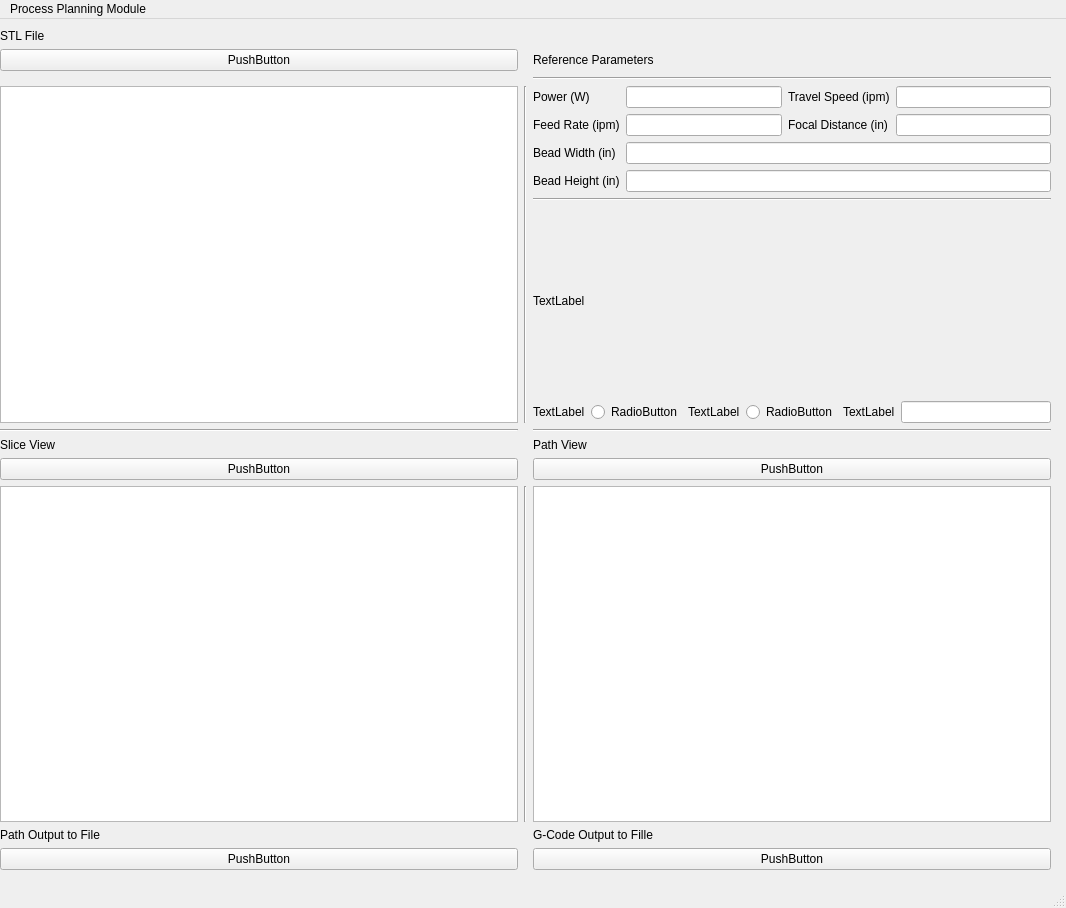
<?xml version="1.0" encoding="UTF-8"?>
<ui version="4.0">
 <class>MainWindow</class>
 <widget class="QMainWindow" name="MainWindow">
  <property name="geometry">
   <rect>
    <x>0</x>
    <y>0</y>
    <width>1066</width>
    <height>908</height>
   </rect>
  </property>
  <property name="windowTitle">
   <string>MainWindow</string>
  </property>
  <widget class="QWidget" name="centralwidget">
   <widget class="QWidget" name="gridLayoutWidget">
    <property name="geometry">
     <rect>
      <x>0</x>
      <y>10</y>
      <width>1051</width>
      <height>841</height>
     </rect>
    </property>
    <layout class="QGridLayout" name="gridLayout">
     <item row="7" column="0">
      <widget class="QGraphicsView" name="graphicsView"/>
     </item>
     <item row="5" column="0">
      <widget class="QLabel" name="label_5">
       <property name="text">
        <string>Slice View</string>
       </property>
      </widget>
     </item>
     <item row="3" column="0">
      <widget class="QGraphicsView" name="graphicsView_3"/>
     </item>
     <item row="0" column="0">
      <widget class="QLabel" name="label_4">
       <property name="text">
        <string>STL File</string>
       </property>
      </widget>
     </item>
     <item row="6" column="2">
      <widget class="QPushButton" name="pushButton_4">
       <property name="text">
        <string>PushButton</string>
       </property>
      </widget>
     </item>
     <item row="7" column="1">
      <widget class="Line" name="line_4">
       <property name="orientation">
        <enum>Qt::Vertical</enum>
       </property>
      </widget>
     </item>
     <item row="4" column="0">
      <widget class="Line" name="line_2">
       <property name="orientation">
        <enum>Qt::Horizontal</enum>
       </property>
      </widget>
     </item>
     <item row="7" column="2">
      <widget class="QGraphicsView" name="graphicsView_2"/>
     </item>
     <item row="6" column="0">
      <widget class="QPushButton" name="pushButton_3">
       <property name="text">
        <string>PushButton</string>
       </property>
      </widget>
     </item>
     <item row="5" column="2">
      <widget class="QLabel" name="label_6">
       <property name="text">
        <string>Path View</string>
       </property>
      </widget>
     </item>
     <item row="3" column="1">
      <widget class="Line" name="line_3">
       <property name="orientation">
        <enum>Qt::Vertical</enum>
       </property>
      </widget>
     </item>
     <item row="4" column="2">
      <widget class="Line" name="line">
       <property name="orientation">
        <enum>Qt::Horizontal</enum>
       </property>
      </widget>
     </item>
     <item row="2" column="2">
      <widget class="Line" name="line_5">
       <property name="orientation">
        <enum>Qt::Horizontal</enum>
       </property>
      </widget>
     </item>
     <item row="1" column="0">
      <widget class="QPushButton" name="pushButton">
       <property name="text">
        <string>PushButton</string>
       </property>
      </widget>
     </item>
     <item row="8" column="0">
      <widget class="QLabel" name="label_8">
       <property name="text">
        <string>Path Output to File</string>
       </property>
      </widget>
     </item>
     <item row="8" column="2">
      <widget class="QLabel" name="label_9">
       <property name="text">
        <string>G-Code Output to Fille</string>
       </property>
      </widget>
     </item>
     <item row="9" column="2">
      <widget class="QPushButton" name="pushButton_6">
       <property name="text">
        <string>PushButton</string>
       </property>
      </widget>
     </item>
     <item row="9" column="0">
      <widget class="QPushButton" name="pushButton_5">
       <property name="text">
        <string>PushButton</string>
       </property>
      </widget>
     </item>
     <item row="3" column="2">
      <layout class="QVBoxLayout" name="verticalLayout">
       <item>
        <layout class="QGridLayout" name="gridLayout_5">
         <item row="1" column="2">
          <widget class="QLabel" name="label_12">
           <property name="text">
            <string>Focal Distance (in)</string>
           </property>
          </widget>
         </item>
         <item row="1" column="1">
          <widget class="QLineEdit" name="lineEdit_4"/>
         </item>
         <item row="0" column="1">
          <widget class="QLineEdit" name="lineEdit_3"/>
         </item>
         <item row="0" column="0">
          <widget class="QLabel" name="label_3">
           <property name="text">
            <string>Power (W)</string>
           </property>
          </widget>
         </item>
         <item row="0" column="2">
          <widget class="QLabel" name="label_11">
           <property name="text">
            <string>Travel Speed (ipm)</string>
           </property>
          </widget>
         </item>
         <item row="1" column="3">
          <widget class="QLineEdit" name="lineEdit_6"/>
         </item>
         <item row="1" column="0">
          <widget class="QLabel" name="label_10">
           <property name="text">
            <string>Feed Rate (ipm)</string>
           </property>
          </widget>
         </item>
         <item row="0" column="3">
          <widget class="QLineEdit" name="lineEdit_5"/>
         </item>
        </layout>
       </item>
       <item>
        <layout class="QGridLayout" name="gridLayout_2">
         <item row="1" column="0">
          <widget class="QLabel" name="label">
           <property name="text">
            <string>Bead Height (in)</string>
           </property>
          </widget>
         </item>
         <item row="0" column="0">
          <widget class="QLabel" name="label_2">
           <property name="text">
            <string>Bead Width (in)</string>
           </property>
          </widget>
         </item>
         <item row="1" column="1">
          <widget class="QLineEdit" name="lineEdit"/>
         </item>
         <item row="0" column="1">
          <widget class="QLineEdit" name="lineEdit_2"/>
         </item>
        </layout>
       </item>
       <item>
        <widget class="Line" name="line_6">
         <property name="orientation">
          <enum>Qt::Horizontal</enum>
         </property>
        </widget>
       </item>
       <item>
        <widget class="QLabel" name="label_16">
         <property name="text">
          <string>TextLabel</string>
         </property>
        </widget>
       </item>
       <item>
        <layout class="QGridLayout" name="gridLayout_6">
         <item row="0" column="0">
          <widget class="QLabel" name="label_13">
           <property name="text">
            <string>TextLabel</string>
           </property>
          </widget>
         </item>
         <item row="0" column="3">
          <widget class="QRadioButton" name="radioButton_2">
           <property name="text">
            <string>RadioButton</string>
           </property>
          </widget>
         </item>
         <item row="0" column="5">
          <widget class="QLineEdit" name="lineEdit_7"/>
         </item>
         <item row="0" column="1">
          <widget class="QRadioButton" name="radioButton">
           <property name="text">
            <string>RadioButton</string>
           </property>
          </widget>
         </item>
         <item row="0" column="4">
          <widget class="QLabel" name="label_15">
           <property name="text">
            <string>TextLabel</string>
           </property>
          </widget>
         </item>
         <item row="0" column="2">
          <widget class="QLabel" name="label_14">
           <property name="text">
            <string>TextLabel</string>
           </property>
          </widget>
         </item>
        </layout>
       </item>
      </layout>
     </item>
     <item row="1" column="2">
      <widget class="QLabel" name="label_7">
       <property name="text">
        <string>Reference Parameters</string>
       </property>
      </widget>
     </item>
    </layout>
   </widget>
  </widget>
  <widget class="QMenuBar" name="menubar">
   <property name="geometry">
    <rect>
     <x>0</x>
     <y>0</y>
     <width>1066</width>
     <height>21</height>
    </rect>
   </property>
   <widget class="QMenu" name="menuProcess_Planning_Module">
    <property name="title">
     <string>Process Planning Module</string>
    </property>
   </widget>
   <addaction name="menuProcess_Planning_Module"/>
  </widget>
  <widget class="QStatusBar" name="statusbar"/>
 </widget>
 <resources/>
 <connections/>
</ui>
